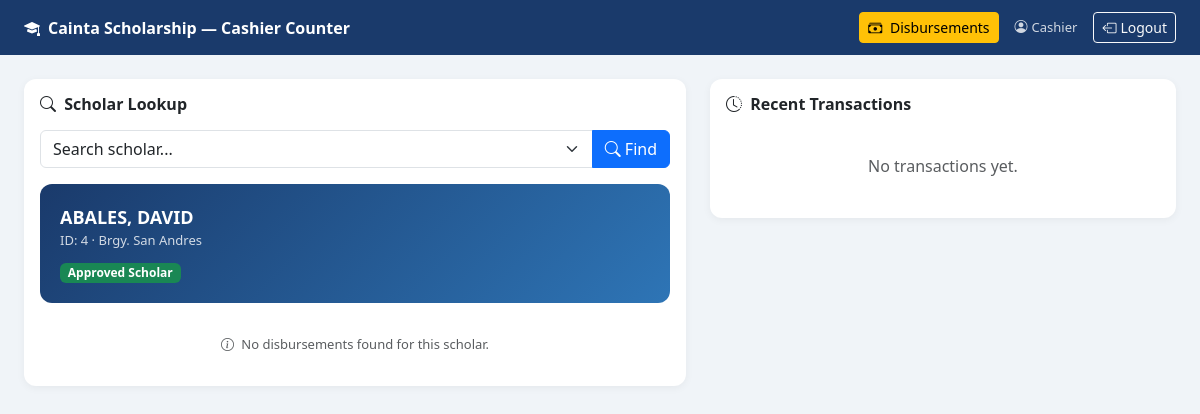
/cashier/dashboard.php?scholar_id=4 (signed in), run on the app's committed database.
### tables this page shows
CREATE TABLE `students` (
  `student_id` int(11) NOT NULL,
  `first_name` varchar(50) NOT NULL,
  `last_name` varchar(50) NOT NULL,
  `middle_name` varchar(50) DEFAULT NULL,
  `email` varchar(100) NOT NULL,
  `password` varchar(255) NOT NULL,
  `contact_no` varchar(20) DEFAULT NULL,
  `address` text DEFAULT NULL,
  `barangay` varchar(100) DEFAULT NULL,
  `birthdate` date DEFAULT NULL,
  `gender` enum('Male','Female') DEFAULT NULL,
  `is_active` tinyint(4) DEFAULT 1,
  `created_at` timestamp NOT NULL DEFAULT current_timestamp(),
  `is_archived` tinyint(4) DEFAULT 0,
  `archived_at` timestamp NULL DEFAULT NULL,
  `archive_reason` varchar(255) DEFAULT NULL
);

### cashier/dashboard.php (the view, shortened to what this page needs)
<?php
require_once '../includes/db.php';
$scholar = null;
if(isset($_GET['scholar_id']) && $_GET['scholar_id']) {
    $stmt = $pdo->prepare("SELECT s.*, a.status as app_status FROM students s LEFT JOIN applications a ON s.student_id = a.scholar_id AND a.status = 'approved' WHERE s.student_id = ?");
    $stmt->execute([$_GET['scholar_id']]);
    $scholar = $stmt->fetch();
}
$transactions = $pdo->query("
    SELECT d.*, s.first_name, s.last_name, s.barangay
    FROM disbursements d
    LEFT JOIN students s ON d.scholar_id = s.student_id
    ORDER BY d.created_at DESC
    LIMIT 10
")->fetchAll();
?>
<!DOCTYPE html>
<html lang="en">
<head>
    <link href="https://cdn.jsdelivr.net/npm/bootstrap@5.3.0/dist/css/bootstrap.min.css" rel="stylesheet">
    <link href="https://cdn.jsdelivr.net/npm/bootstrap-icons@1.10.0/font/bootstrap-icons.css" rel="stylesheet">
</head>
<body>
<div class="topbar">
    <span class="topbar-brand"><i class="bi bi-mortarboard-fill me-2"></i>Cainta Scholarship — Cashier Counter</span>
    <div class="topbar-right d-flex align-items-center gap-3">
        <a href="../admin/disbursements.php" class="btn btn-warning btn-sm position-relative">
            <i class="bi bi-cash-stack me-1"></i> Disbursements
        </a>
        <span><i class="bi bi-person-circle me-1"></i><?= htmlspecialchars($_SESSION['full_name']) ?></span>
        <a href="../logout.php" class="btn btn-sm btn-outline-light">
            <i class="bi bi-box-arrow-left me-1"></i>Logout
        </a>
    </div>
</div>
<div class="main-content">
    <div class="row g-4">
        <div class="col-md-7">
            <div class="card">
                <div class="card-body">
                    <h6 class="fw-bold mb-3"><i class="bi bi-search me-1"></i> Scholar Lookup</h6>
                    <form method="GET">
                        <div class="input-group mb-3">
                            <select name="scholar_id" class="form-select">
                                <option value="">Search scholar...</option>
                            </select>
                            <button class="btn btn-primary" type="submit">
                                <i class="bi bi-search"></i> Find
                            </button>
                        </div>
                    </form>
                    <?php if($scholar): ?>
                    <div class="scholar-card">
                        <div style="font-size:18px; font-weight:600;"><?= htmlspecialchars($scholar['last_name'] . ', ' . $scholar['first_name']) ?></div>
                        <div style="opacity:0.8; font-size:13px;">ID: <?= $scholar['student_id'] ?> · <?= htmlspecialchars($scholar['barangay']) ?></div>
                        <div class="mt-2"><span class="badge bg-success">Approved Scholar</span></div>
                    </div>
                    <?php
                    $scholar_disb = $pdo->prepare("SELECT * FROM disbursements WHERE scholar_id=? ORDER BY created_at DESC");
                    $scholar_disb->execute([$scholar['student_id']]);
                    $scholar_disbursements = $scholar_disb->fetchAll();
                    ?>
                    <?php if(!empty($scholar_disbursements)): ?>
                    <h6 class="fw-bold mb-2">Disbursements for this Scholar</h6>
                    <table class="table table-sm table-bordered align-middle">
                        <thead class="table-light">
                            <tr><th>School Year</th><th>Sem</th><th>Amount</th><th>Status</th><th>Action</th></tr>
                        </thead>
                        <tbody>
                        <?php foreach($scholar_disbursements as $sd): ?>
                        <tr>
                            <td><?= $sd['school_year'] ?></td>
                            <td><?= $sd['semester'] ?></td>
                            <td>₱<?= number_format($sd['amount'], 2) ?></td>
                            <td>
                                <span class="badge <?= $sd['status']=='released' ? 'bg-success' : 'bg-warning text-dark' ?>">
                                    <?= ucfirst($sd['status']) ?>
                                </span>
                            </td>
                            <td>
                                <?php if($sd['status'] == 'pending'): ?>
                                <a href="../admin/disbursements.php?release=<?= $sd['disbursement_id'] ?>"
                                    class="btn btn-sm btn-success"
                                    onclick="return confirm('Release ₱<?= number_format($sd['amount'],2) ?> for this scholar?')">
                                    <i class="bi bi-check-circle me-1"></i> Release
                                </a>
                                <?php else: ?>
                                <span class="text-muted" style="font-size:12px;"><i class="bi bi-check2-all"></i> Done</span>
                                <?php endif; ?>
                            </td>
                        </tr>
                        <?php endforeach; ?>
                        </tbody>
                    </table>
                    <?php else: ?>
                    <div class="text-center text-muted py-3" style="font-size:13px;">
                        <i class="bi bi-info-circle me-1"></i> No disbursements found for this scholar.
                    </div>
                    <?php endif; ?>
                    <?php endif; ?>
                </div>
            </div>
        </div>
        <div class="col-md-5">
            <div class="card">
                <div class="card-body">
                    <h6 class="fw-bold mb-3"><i class="bi bi-clock-history me-1"></i> Recent Transactions</h6>
                    <?php if(empty($transactions)): ?>
                    <div class="text-center text-muted py-4">No transactions yet.</div>
                    <?php endif; ?>
                </div>
            </div>
        </div>
    </div>
</div>
</body>
</html>

### cashier/dashboard.php (style rules this page uses)
body { font-family: 'Segoe UI', sans-serif; background: #f0f4f8; }
.topbar { background: #1A3A6B; padding: 12px 24px; display: flex; justify-content: space-between; align-items: center; }
.topbar-brand { color: white; font-size: 16px; font-weight: 600; }
.topbar-right { color: rgba(255,255,255,0.8); font-size: 13px; }
.main-content { padding: 24px; }
.card { border: none; border-radius: 12px; box-shadow: 0 2px 8px rgba(0,0,0,0.05); }
.scholar-card { background: linear-gradient(135deg, #1A3A6B, #2E75B6); color: white; border-radius: 12px; padding: 20px; margin-bottom: 16px; }

### data on the page
students: last_name+first_name "ABALES, DAVID", student_id "4", barangay "Brgy. San Andres"

### other printed values
$_SESSION['full_name'] "Cashier"
